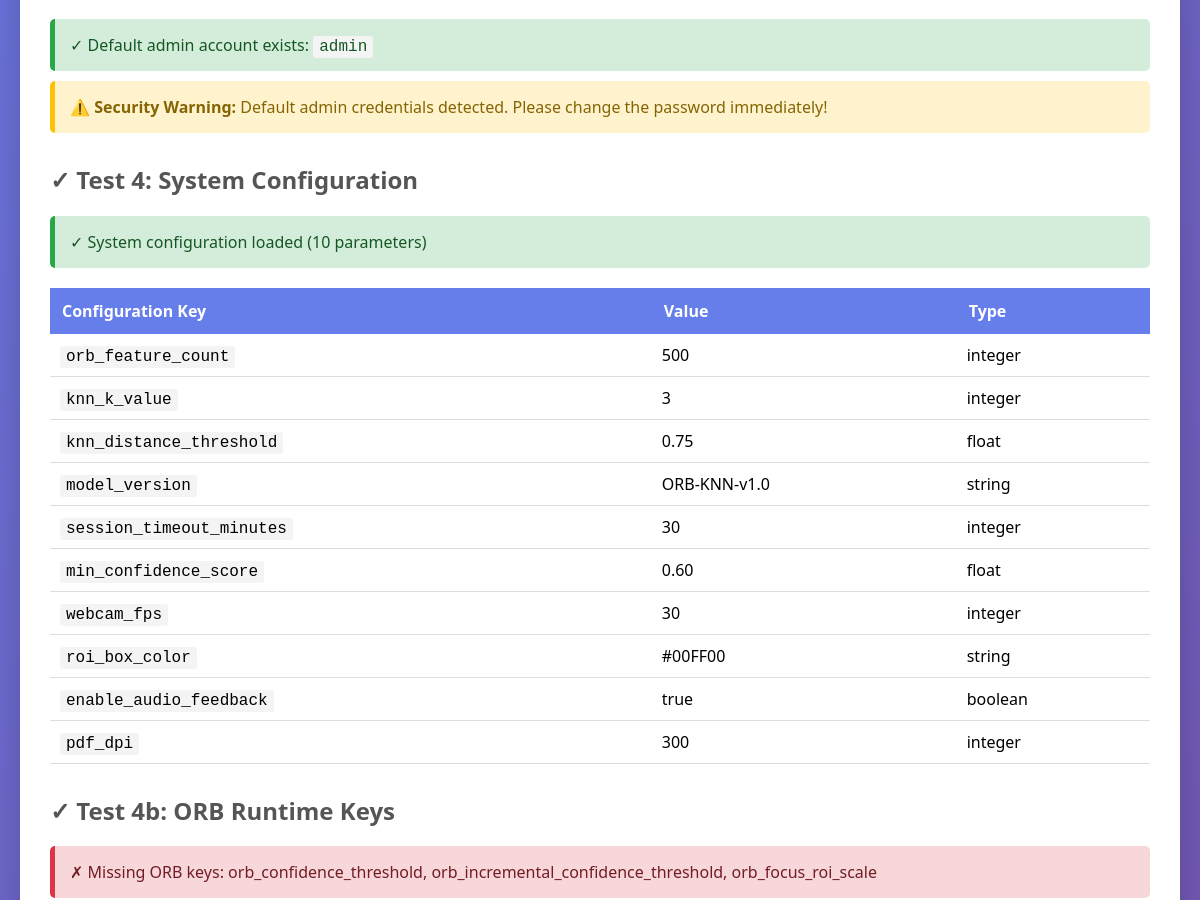
Before: /database/verify_database.php (middle part) with the older database file.
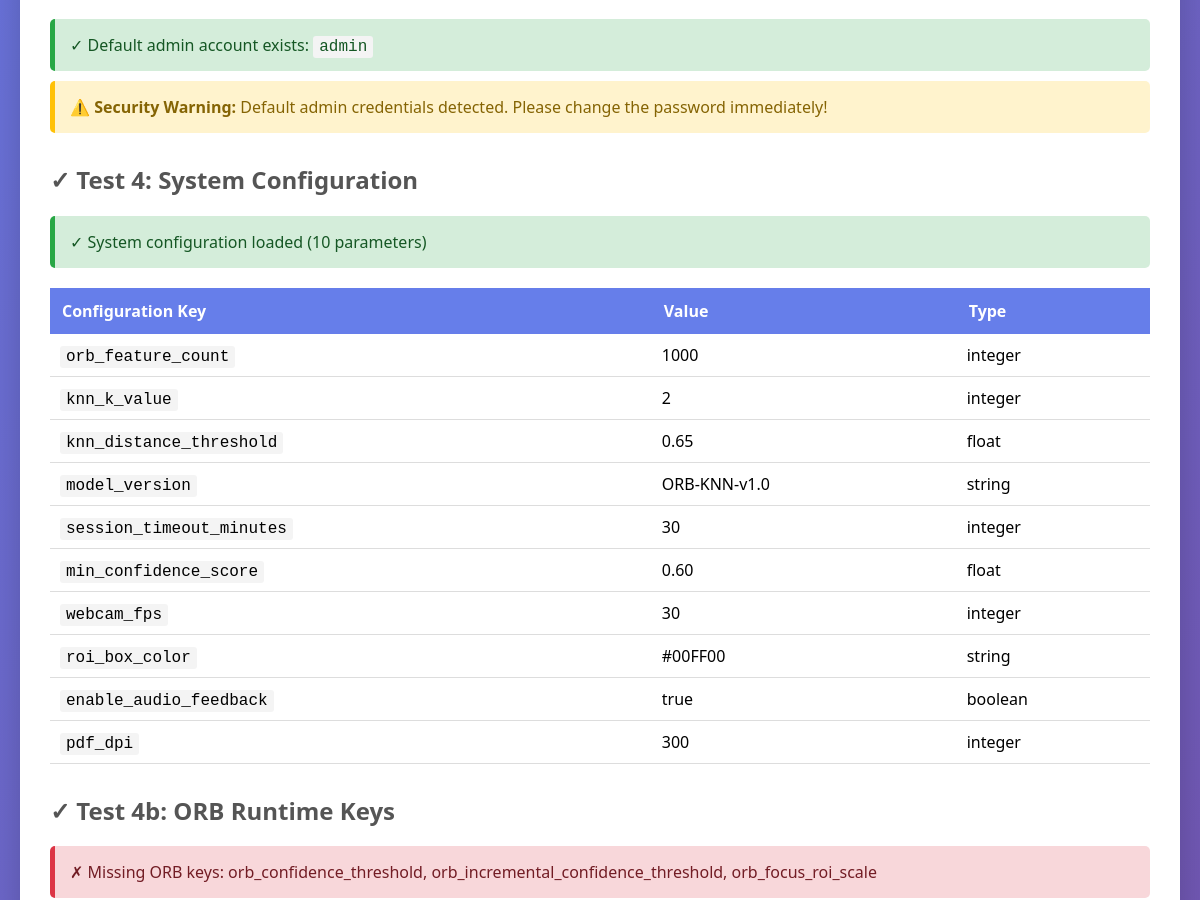
After: the same page with the newer database file.
### tables this page shows
CREATE TABLE TBL_SYSTEM_CONFIG (
    config_id INT AUTO_INCREMENT PRIMARY KEY,
    config_key VARCHAR(100) NOT NULL UNIQUE,
    config_value TEXT NOT NULL,
    value_type ENUM('string', 'integer', 'float', 'boolean', 'json') DEFAULT 'string',
    description TEXT,
    is_editable TINYINT(1) DEFAULT 1 COMMENT 'Whether admin can modify',
    last_modified TIMESTAMP DEFAULT CURRENT_TIMESTAMP ON UPDATE CURRENT_TIMESTAMP,
    modified_by INT COMMENT 'Admin who last modified',
    FOREIGN KEY (modified_by) REFERENCES TBL_ADMIN(admin_id) ON DELETE SET NULL ON UPDATE CASCADE,
    INDEX idx_key (config_key)
);

### database/verify_database.php (the view, shortened to what this page needs)
<!DOCTYPE html>
<html lang="en">
<head>
</head>
<body>
    <div class="container">
<?php
try {
    $conn = new mysqli(DB_SERVER, DB_USERNAME, DB_PASSWORD, DB_DATABASE);
    $conn->set_charset("utf8mb4");
} catch (Exception $e) {
    echo '<div class="error">✗ Connection failed: ' . htmlspecialchars($e->getMessage()) . '</div>';
    echo '<div class="warning">Make sure XAMPP MySQL is running and the database has been imported.</div>';
    exit;
}
$admin_result = $conn->query("SELECT username, full_name, is_active FROM TBL_ADMIN LIMIT 1");
if ($admin_result->num_rows > 0) {
    $admin = $admin_result->fetch_assoc();
    echo '<div class="success">✓ Default admin account exists: <code>' . $admin['username'] . '</code></div>';
    if ($admin['username'] == 'admin') {
        echo '<div class="warning">⚠️ <strong>Security Warning:</strong> Default admin credentials detected. Please change the password immediately!</div>';
    }
} else {
    echo '<div class="error">✗ No admin account found</div>';
}
echo "<h2>✓ Test 4: System Configuration</h2>";
$config_result = $conn->query("SELECT config_key, config_value, value_type FROM TBL_SYSTEM_CONFIG");
if ($config_result->num_rows > 0) {
    echo '<div class="success">✓ System configuration loaded (' . $config_result->num_rows . ' parameters)</div>';
    echo '<table>';
    echo '<tr><th>Configuration Key</th><th>Value</th><th>Type</th></tr>';
    while ($config = $config_result->fetch_assoc()) {
        echo "<tr><td><code>{$config['config_key']}</code></td><td>{$config['config_value']}</td><td>{$config['value_type']}</td></tr>";
    }
    echo '</table>';
} else {
    echo '<div class="error">✗ No system configuration found</div>';
}
echo "<h2>✓ Test 4b: ORB Runtime Keys</h2>";
$required_orb_keys = [
    'orb_confidence_threshold',
    'orb_incremental_confidence_threshold',
    'orb_focus_roi_scale',
    'model_version'
];
$orb_key_rows = [];
$orb_result = $conn->query(
    "SELECT config_key, config_value FROM TBL_SYSTEM_CONFIG WHERE config_key IN ('orb_confidence_threshold', 'orb_incremental_confidence_threshold', 'orb_focus_roi_scale', 'model_version')"
);
while ($row = $orb_result->fetch_assoc()) {
    $orb_key_rows[$row['config_key']] = $row['config_value'];
}
$missing_orb_keys = array_diff($required_orb_keys, array_keys($orb_key_rows));
if (empty($missing_orb_keys)) {
    echo '<div class="success">✓ ORB configuration keys are present</div>';
    echo '<table>';
    echo '<tr><th>ORB Key</th><th>Value</th><th>Status</th></tr>';
    foreach ($required_orb_keys as $key) {
        $value = isset($orb_key_rows[$key]) ? $orb_key_rows[$key] : '';
        echo "<tr><td><code>$key</code></td><td><code>$value</code></td><td>✓ OK</td></tr>";
    }
    echo '</table>';
} else {
    echo '<div class="error">✗ Missing ORB keys: ' . implode(', ', $missing_orb_keys) . '</div>';
}
?>
    </div>
</body>
</html>

Changed rows visible on the page:
changed tbl_system_config "orb_feature_count": config_value "500" → "1000"
changed tbl_system_config "knn_k_value": config_value "3" → "2"
changed tbl_system_config "knn_distance_threshold": config_value "0.75" → "0.65"
